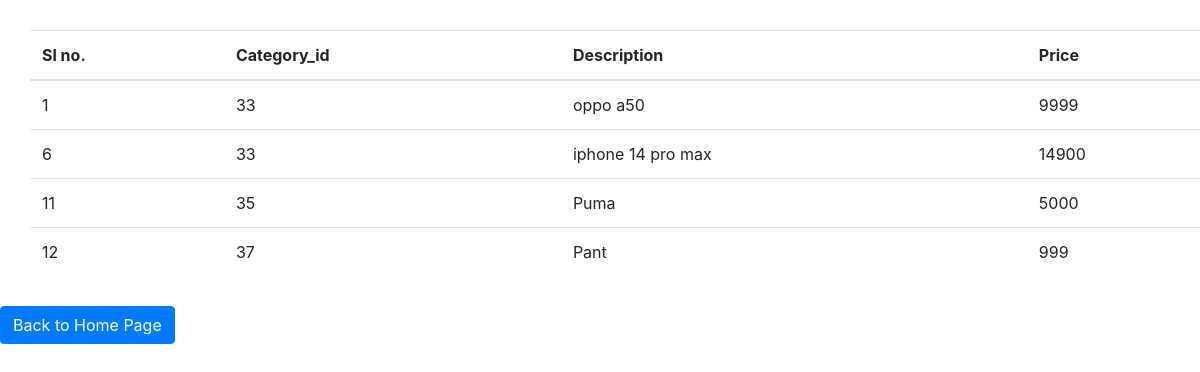
The app's page /user_show_products.php with its own data.
### tables this page shows
CREATE TABLE `product` (
  `id` int(11) NOT NULL,
  `category` varchar(255) NOT NULL,
  `description` varchar(255) NOT NULL,
  `price` varchar(100) NOT NULL
);

### user_show_products.php (the view, shortened to what this page needs)
<!doctype html>
<html lang="en">
<head>
  <link rel="stylesheet" href="https://cdn.jsdelivr.net/npm/bootstrap@4.0.0/dist/css/bootstrap.min.css">
</head>
<body>
  <table class="table table-hover small-table" style="margin:30px">
    <thead>
      <tr>
      <th scope="col">Sl no.</th>
        <th scope="col">Category_id</th>
        <th scope="col">Description</th>
        <th scope="col">Price</th>
      </tr>
    </thead>
    <tbody>
      <?php
      include "config.php";
      $query = "SELECT * FROM product";
      $result = mysqli_query($conn, $query);
      if (mysqli_num_rows($result) > 0) {
        while ($row = $result->fetch_assoc()) {
          ?>
          <tr>
          <td><?= $row['id'] ?></td>
          <td><?= $row['category'] ?></td>
          <td><?= $row['description'] ?></td>
          <td><?= $row['price'] ?></td>
        </tr>
        <?php
        }
      }
      else {
        echo "no data found !!";
      }
      ?>
    </tbody>
  </table>
 <a href="index.php"><button type="button"  class="btn btn-primary">Back to Home Page</button></a>
</body>
</html>

### records on screen
product: id "1", category "33", description "oppo a50", price "9999"
product: id "6", category "33", description "iphone 14 pro max", price "14900"
product: id "11", category "35", description "Puma", price "5000"
product: id "12", category "37", description "Pant", price "999"
